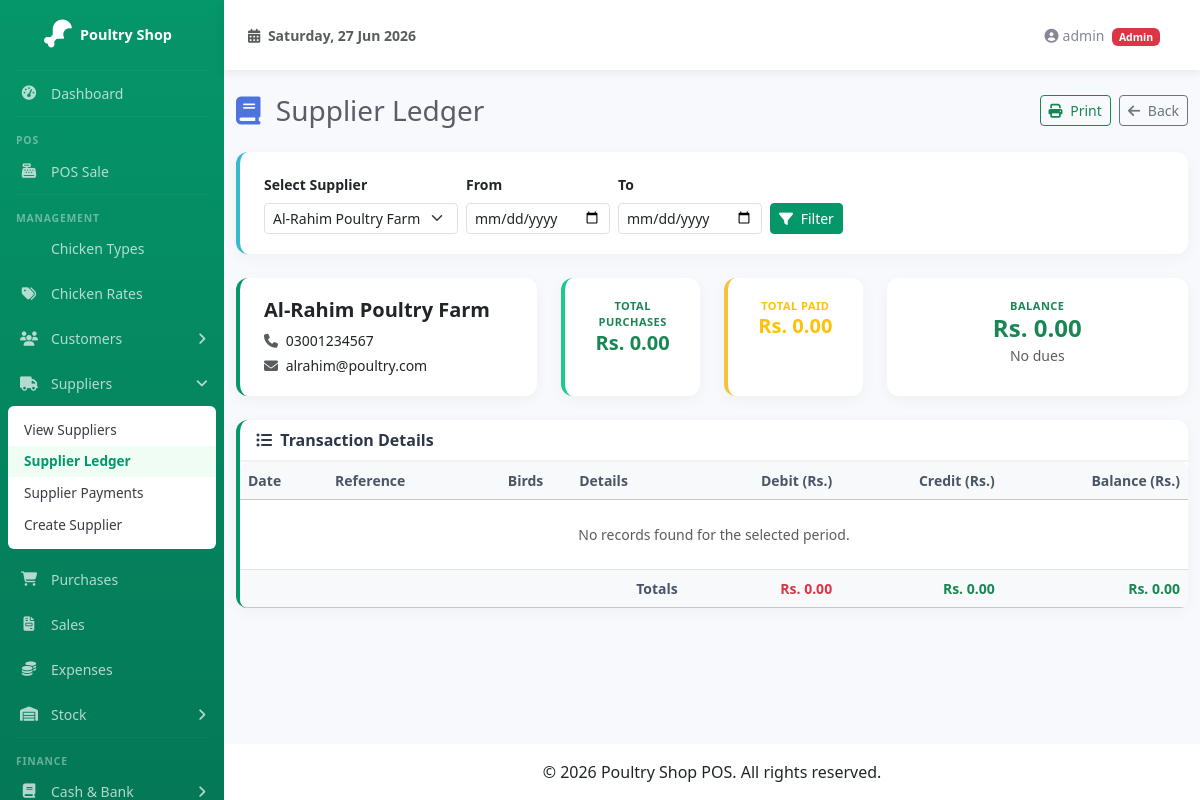
The app's page /pages/suppliers/ledger.php?id=1 (signed in) with its own data.
### tables this page shows
CREATE TABLE IF NOT EXISTS suppliers (
  id              INT             AUTO_INCREMENT PRIMARY KEY,
  name            VARCHAR(100)    NOT NULL,
  phone           VARCHAR(20)     DEFAULT NULL,
  email           VARCHAR(100)    DEFAULT NULL,
  address         TEXT            DEFAULT NULL,
  opening_balance DECIMAL(12,2)   NOT NULL DEFAULT 0.00,
  created_at      TIMESTAMP       DEFAULT CURRENT_TIMESTAMP
);

### includes/functions.php (called while the page is built, shortened)
<?php
function money($amount): string {
    return number_format((float)$amount, 2);
}

### pages/suppliers/ledger.php (the view, shortened to what this page needs)
<?php
require_once __DIR__ . '/../../includes/functions.php';
$pdo = getDB();
$supplier_id = (int)($_GET['id'] ?? 0);
$from = $_GET['from'] ?? '';
$to   = $_GET['to'] ?? '';
$supplier = null;
if ($supplier_id) {
    $stmt = $pdo->prepare("SELECT * FROM suppliers WHERE id = ?");
    $stmt->execute([$supplier_id]);
    $supplier = $stmt->fetch();
}
$suppliers = $pdo->query("SELECT * FROM suppliers ORDER BY name")->fetchAll();
$entries = [];
$total_purchases = 0;
$total_payments = 0;
if ($supplier) {
    usort($entries, function ($a, $b) {
        if ($a['date'] !== $b['date']) return strcmp($a['date'], $b['date']);
        return ($a['type'] === 'purchase' ? 0 : 1) - ($b['type'] === 'purchase' ? 0 : 1);
    });
}
$balance = $total_purchases - $total_payments;
require_once __DIR__ . '/../../includes/header.php';
?>
<div class="d-sm-flex align-items-center justify-content-between mb-4">
    <h1 class="h3 mb-0 text-gray-800"><i class="fas fa-book me-2" style="color:#4e73df;"></i> Supplier Ledger</h1>
    <div class="no-print">
        <button class="btn btn-outline-success btn-sm me-1" onclick="window.print()">
            <i class="fas fa-print me-1"></i> Print
        </button>
        <a href="<?= BASE_URL ?>/pages/suppliers/index.php" class="btn btn-outline-secondary btn-sm">
            <i class="fas fa-arrow-left me-1"></i> Back
        </a>
    </div>
</div>
<div class="card mb-4 border-start-info no-print">
    <div class="card-body">
        <form method="GET" class="row g-2 align-items-end">
            <div class="col-auto">
                <label class="form-label small fw-bold">Select Supplier</label>
                <select name="id" class="form-select form-select-sm" onchange="this.form.submit()">
                    <?php foreach ($suppliers as $s): ?>
                    <option value="<?= $s['id'] ?>" <?= $s['id'] === $supplier_id ? 'selected' : '' ?>><?= htmlspecialchars($s['name']) ?></option>
                    <?php endforeach; ?>
                </select>
            </div>
            <div class="col-auto">
                <label class="form-label small fw-bold">From</label>
                <input type="date" name="from" class="form-control form-control-sm" value="<?= htmlspecialchars($from) ?>">
            </div>
            <div class="col-auto">
                <label class="form-label small fw-bold">To</label>
                <input type="date" name="to" class="form-control form-control-sm" value="<?= htmlspecialchars($to) ?>">
            </div>
            <div class="col-auto">
                <button type="submit" class="btn btn-primary btn-sm"><i class="fas fa-filter me-1"></i> Filter</button>
            </div>
        </form>
    </div>
</div>
<?php if ($supplier): ?>
<div class="row mb-4 no-print">
    <div class="col-md-4">
        <div class="card border-start-primary h-100">
            <div class="card-body">
                <h5 class="fw-bold"><?= htmlspecialchars($supplier['name']) ?></h5>
                <p class="mb-1 small"><i class="fas fa-phone me-1 text-muted"></i> <?= htmlspecialchars($supplier['phone'] ?? '-') ?></p>
                <p class="mb-0 small"><i class="fas fa-envelope me-1 text-muted"></i> <?= htmlspecialchars($supplier['email'] ?? '-') ?></p>
            </div>
        </div>
    </div>
    <div class="col-md-2">
        <div class="card border-start-success h-100">
            <div class="card-body text-center">
                <div class="text-xs fw-bold text-success text-uppercase">Total Purchases</div>
                <div class="h5 mb-0 fw-bold text-success">Rs. <?= money($total_purchases) ?></div>
            </div>
        </div>
    </div>
    <div class="col-md-2">
        <div class="card border-start-warning h-100">
            <div class="card-body text-center">
                <div class="text-xs fw-bold text-warning text-uppercase">Total Paid</div>
                <div class="h5 mb-0 fw-bold text-warning">Rs. <?= money($total_payments) ?></div>
            </div>
        </div>
    </div>
    <div class="col-md-4">
        <div class="card border-<?= $balance > 0 ? 'danger' : 'success' ?> h-100">
            <div class="card-body text-center">
                <div class="text-xs fw-bold text-<?= $balance > 0 ? 'danger' : 'success' ?> text-uppercase">Balance</div>
                <div class="h4 mb-0 fw-bold text-<?= $balance > 0 ? 'danger' : 'success' ?>">Rs. <?= money($balance) ?></div>
                <?php if ($balance > 0): ?>
                <small class="text-muted">Outstanding</small>
                <?php else: ?>
                <small class="text-muted">No dues</small>
                <?php endif; ?>
            </div>
        </div>
    </div>
</div>
<div class="card border-start-primary">
    <div class="card-header bg-transparent d-flex justify-content-between align-items-center">
        <span><i class="fas fa-list-ul me-1"></i> Transaction Details</span>
    </div>
    <div class="card-body p-0">
        <div class="table-responsive">
            <table class="table table-hover mb-0 small">
                <thead class="table-light">
                    <tr>
                        <th>Date</th>
                        <th>Reference</th>
                        <th class="text-center">Birds</th>
                        <th>Details</th>
                        <th class="text-end">Debit (Rs.)</th>
                        <th class="text-end">Credit (Rs.)</th>
                        <th class="text-end">Balance (Rs.)</th>
                    </tr>
                </thead>
                <tbody>
                    <?php if (empty($entries)): ?>
                    <tr><td colspan="7" class="text-center text-muted py-4">No records found for the selected period.</td></tr>
                    <?php endif; ?>
                </tbody>
                <tfoot class="table-light">
                    <tr>
                        <th colspan="4" class="text-end">Totals</th>
                        <th class="text-end text-danger fw-bold">Rs. <?= money($total_purchases) ?></th>
                        <th class="text-end text-success fw-bold">Rs. <?= money($total_payments) ?></th>
                        <th class="text-end <?= $balance > 0 ? 'text-danger' : 'text-success' ?> fw-bold">Rs. <?= money($balance) ?></th>
                    </tr>
                </tfoot>
            </table>
        </div>
    </div>
</div>
<?php elseif ($supplier_id): ?>
<div class="alert alert-danger">Supplier not found.</div>
<?php endif; ?>
<?php require_once __DIR__ . '/../../includes/footer.php'; ?>

### assets/css/sb-admin-custom.css (style rules this page uses)
:root { --primary: #059669; --primary-dark: #047857; --primary-light: #10b981; --primary-50: #ecfdf5; --sidebar-width: 224px; }
* { margin: 0; padding: 0; box-sizing: border-box; }
body { background-color: #f8f9fc; font-family: 'Segoe UI', Tahoma, Geneva, Verdana, sans-serif; }
.card { border: none; border-radius: 0.5rem; box-shadow: 0 0.15rem 1.75rem 0 rgba(58, 59, 69, 0.1); }
.card-header { background-color: #f8f9fc; border-bottom: 1px solid #e3e6f0; font-weight: 600; }
.border-start-primary { border-left: 0.25rem solid var(--primary) !important; }
.border-start-success { border-left: 0.25rem solid #1cc88a !important; }
.border-start-info { border-left: 0.25rem solid #36b9cc !important; }
.border-start-warning { border-left: 0.25rem solid #f6c23e !important; }
.text-gray-800 { color: #5a5c69 !important; }
.btn-primary { background-color: var(--primary); border-color: var(--primary); }
.table-responsive { border-radius: 0.5rem; }

### pages/suppliers/ledger.php (style rules this page uses)
.card { border: none; border-radius: 12px; box-shadow: 0 4px 16px rgba(0,0,0,0.04); }
.card-header { background: transparent; border-bottom: 2px solid #f0f2f7; font-weight: 700; color: #2d3748; }
.card-body { padding: 20px 24px; }
.table th { font-weight: 700; color: #4a5568; border-top: none; }
.table td { vertical-align: middle; }
.border-start-primary { border-left: 4px solid #4e73df; }
.border-start-success { border-left: 4px solid #1cc88a; }
.border-start-warning { border-left: 4px solid #f6c23e; }
.border-start-info { border-left: 4px solid #36b9cc; }
.text-xs { font-size: 11px; letter-spacing: 0.5px; }

### records on screen
suppliers: name "Al-Rahim Poultry Farm", phone "03001234567", email "alrahim@poultry.com"

### other values on screen
$_SESSION['user_name'] "admin"
$_SESSION['user_role'] "Admin"
money($total_purchases) "0.00"
money($total_payments) "0.00"
money($balance) "0.00"
form field id "Al-Rahim Poultry Farm"
